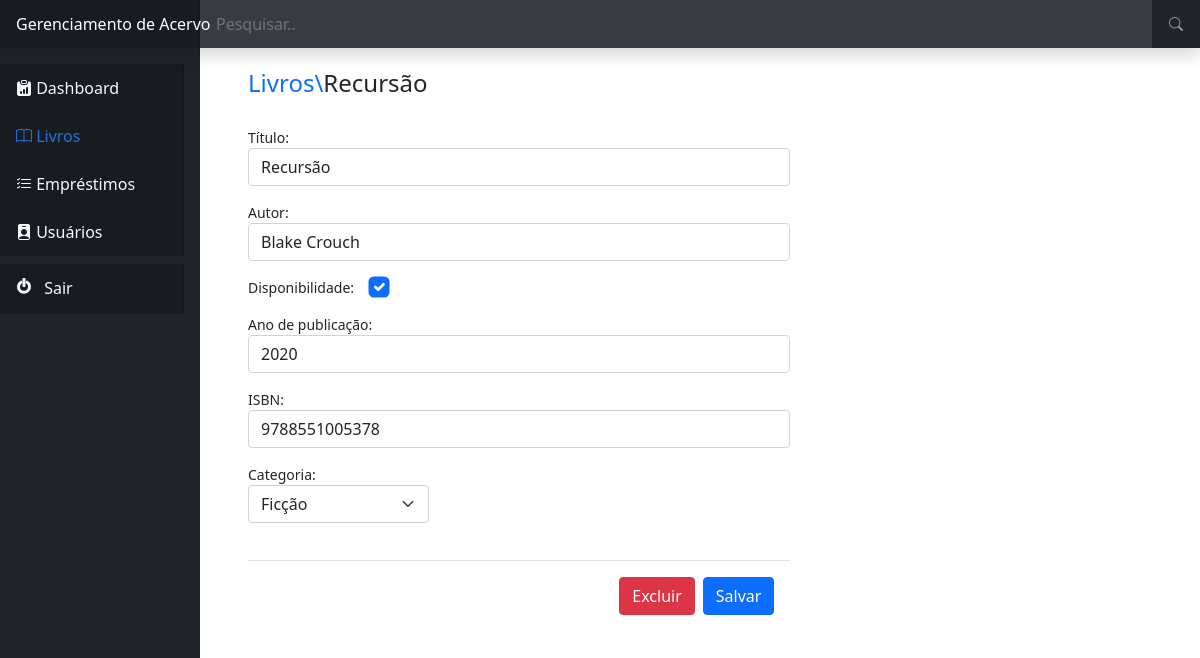
Page /livro/editar_livro/4 (signed in) on the committed database.
### livro/models.py (models this page shows, shortened)
class Livrosdb(models.Model):
    titulo = models.CharField(max_length=100)
    autor = models.CharField(max_length=50)
    disponibilidade = models.BooleanField(default=True)
    img_livro = models.BinaryField(blank=True, null=True, default=None)
    ISBN = models.CharField(max_length=100)
    data_cadastro = models.DateField(default=datetime.date.today)
    ano_de_publicacao = models.PositiveIntegerField(default=datetime.date.today().year,
            validators=[
                MinValueValidator(1900),
                MaxValueValidator(datetime.date.today().year)])
    categoria = models.ForeignKey(Categoriadb,on_delete=models.CASCADE)
    class Meta:
        verbose_name = 'Livro'

### livro/views.py (the view, shortened to what this page needs)
# urls.py: path('editar_livro/<int:info>', views.editar_livro, name='editar_livro'),
def editar_livro(request, info):
    if request.session.get('usuario'):
        usuario = Funcionariosdb.objects.get(id=request.session['usuario'])
        livro = Livrosdb.objects.get(id=info)
        categorias = Categoriadb.objects.all()
        return render(request, 'editar_livro.html',{'livro':livro,'categorias':categorias})
    else:
        return redirect('/auth/login/?status=2')

### livro/templates/editar_livro.html (shortened to what this page needs)
{% extends 'base.html' %}
{% block 'conteudo' %}
<br>
<div class="container">
    <div class="row justify-content-center">
        <br>
        <h4><a href="{% url 'livros' %}" class="text-decoration-none">Livros\</a>{{livro.titulo}}</h3>
    </div>
    <div class="row justify-content-center">
        <form action="{% url 'editar_livro' livro.id %}" method="POST">
            <br>
            <p>
                <label>Título:</label>
                <input style="width: 60%;" class="form-control" type="text" value="{{livro.titulo}}" name="titulo">
            </p>
            <p>
                <label>Autor:</label>
                <input style="width: 60%;" class="form-control" type="text" value="{{livro.autor}}" name="autor">
            </p>
            <p>
                <label>Disponibilidade: &nbsp; &nbsp;</label>
                <input class="form-check-input" style="transform: scale(1.5);" checked type="checkbox" name="disponibilidade">
            </p>
            <p>
                <label>Ano de publicação:</label>
                <input style="width: 60%;" class="form-control" type="year" value="{{livro.ano_de_publicacao}}" name="ano_de_publicacao">
            </p>
            <p>
                <label>ISBN:</label>
                <input style="width: 60%;" class="form-control" type="text" value="{{livro.ISBN}}" name="ISBN">
            </p>
            <p>
                <label>Categoria:</label>
                <select style="width: 20%;" class="form-select" name="categoria">
                    {% for i in categorias %}
                        {% if livro.categoria == i %}
                            <option selected >{{ i.nome }}</option>
                        {%endif%}
                    {%endfor%}
                </select>
            </p>
            <br>
            <div style="width: 60%;" class="modal-footer">
                <input type="button" class="btn btn-danger" data-bs-toggle="modal" data-bs-target="#excluirLivroModal" value="Excluir">
                <input type="submit" class="btn btn-primary" value="Salvar">
            </div>
        </form>
    </div>
</div>
{% endblock %}
{% block 'navbar-dashboard' %}
"nav-link text-light navbar-brand"
{%endblock%}
{% block 'navbar-livros' %}
"nav-link active navbar-brand"
{%endblock%}

### static/css/base.css (style rules this page uses)
body { font-size: .875rem; }

### rows in the picture
Livrosdb: titulo "Recursão", autor "Blake Crouch", ano_de_publicacao "2020", ISBN "9788551005378"

### other values in the picture
form field categoria "Ficção"
